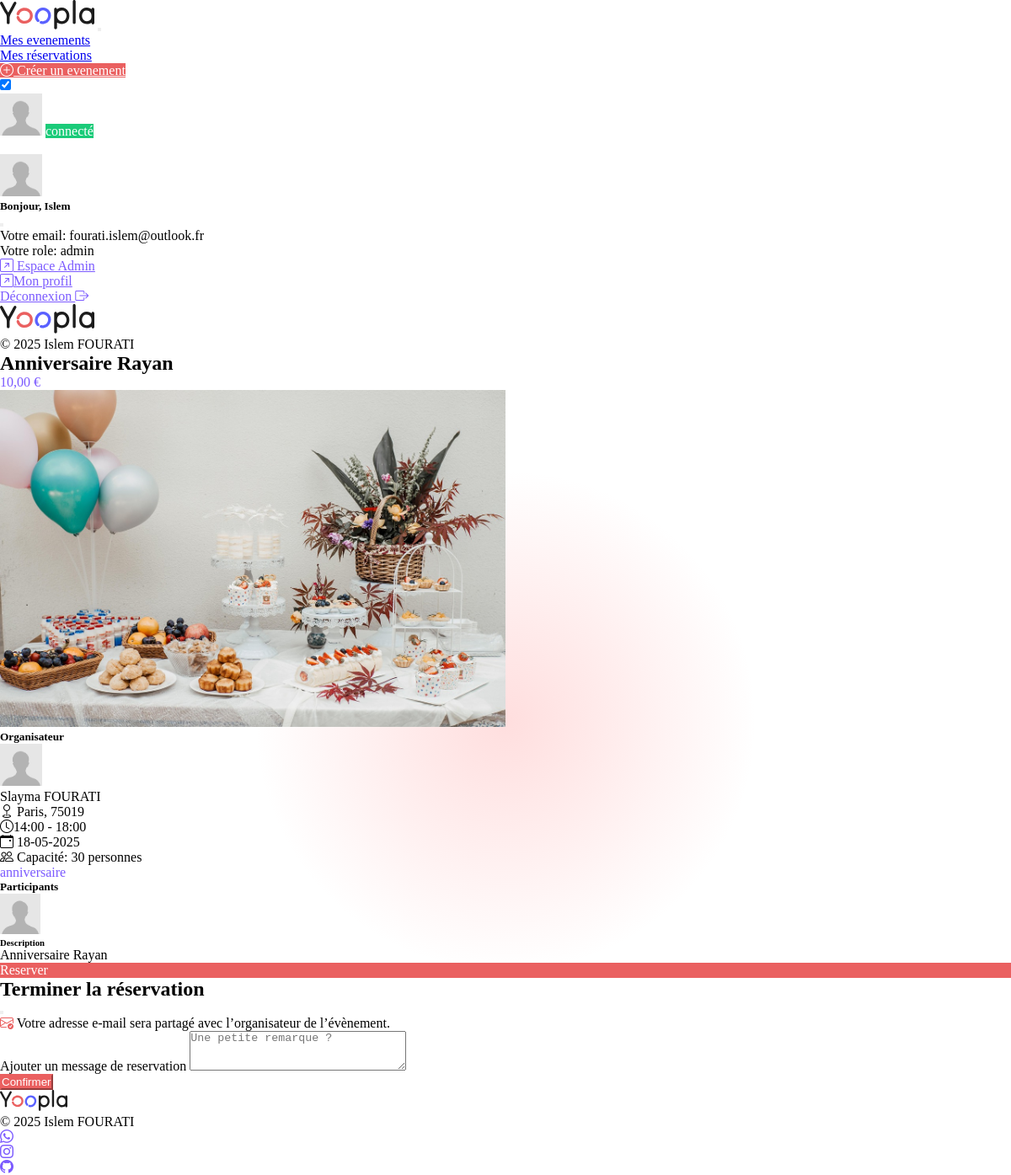
/event/showEvent.php?ID_Event=5 (signed in), run on the app's committed database.
### tables this page shows
CREATE TABLE `events` (
  `ID_Event` int NOT NULL,
  `ID_User` int NOT NULL,
  `photo` varchar(255) NOT NULL,
  `description` text NOT NULL,
  `title` varchar(255) NOT NULL,
  `categorie` varchar(255) NOT NULL,
  `date_start` date NOT NULL,
  `date_end` date NOT NULL,
  `time_start` time NOT NULL,
  `time_end` time NOT NULL,
  `zip_code` varchar(50) NOT NULL,
  `city` varchar(50) NOT NULL,
  `country` varchar(50) DEFAULT NULL,
  `capacity` int UNSIGNED NOT NULL DEFAULT '0',
  `price` decimal(10,2) DEFAULT NULL
);

CREATE TABLE `users` (
  `ID_User` int NOT NULL,
  `firstName` varchar(255) NOT NULL,
  `lastName` varchar(255) NOT NULL,
  `photo_profil` varchar(255) DEFAULT NULL,
  `civility` enum('f','h') NOT NULL,
  `email` varchar(255) NOT NULL,
  `password` varchar(255) NOT NULL,
  `checkAdmin` enum('user','admin') NOT NULL DEFAULT 'user'
);

### inc/functions.inc.php (called while the page is built, shortened)
<?php
$info = '';
function showEventViaId(int $id): array
{
    try {
        $cnx = connexionBdd();
        $sql = "SELECT
        e.ID_Event, e.photo, e.description, e.title, e.categorie,
                    e.date_start, e.date_end, e.time_start, e.time_end,
                    e.zip_code, e.city, e.country, e.capacity, e.price,
                    u.firstName, u.lastName, u.ID_User, u.photo_profil -- Select user's names from the users table
                FROM
                    events e -- Alias event table as 'e'
                INNER JOIN
                    users u ON e.ID_User = u.ID_User -- Join condition
                WHERE e.ID_Event = :id";
        $request = $cnx->prepare($sql);
        $request->execute(array(':id' => $id));
        $result = $request->fetch();
        return $result;
    } catch (Exception $e) {
        global $info;
        $info = alert("Une erreur s'est produite lors de la recherche de l'événement.", "danger");
        return [];
    }
}
function reservationExists(int $ID_User, int $ID_Event): bool
{
    try {
        $cnx = connexionBdd();
        $sql = "SELECT * FROM reservations WHERE ID_User = :ID_User AND ID_Event = :ID_Event";
        $request = $cnx->prepare($sql);
        $request->execute(array(
            ':ID_User' => $ID_User,
            ':ID_Event' => $ID_Event
        ));
        $result = $request->fetch();
        return !empty($result);
    } catch (Exception $e) {
        global $info;
        $info = alert("Une erreur s'est produite lors de la recherche de la reservation." . $e->getMessage(), "danger");
        return false;
    }
}
function getUsersByIds(array $ids): array
{
    try {
        $cnx = connexionBdd();
        $placeholders = implode(',', array_fill(0, count($ids), '?'));
        $sql = "SELECT * FROM users WHERE ID_User IN ($placeholders)";
        $stmt = $cnx->prepare($sql);
        $stmt->execute($ids);
        return $stmt->fetchAll(PDO::FETCH_ASSOC);
    } catch (Exception $e) {
        global $info;
        $info .= alert('Une erreur s\'est produite lors de la récupération des utilisateurs.' . $e->getMessage(), 'danger');
        return [];
    }
}

### event/showEvent.php (the view, shortened to what this page needs)
<?php
require_once '../inc/functions.inc.php';
if (isset($_GET) && isset($_GET['ID_Event']) && !empty($_GET['ID_Event'])) {
    $idEvent = htmlentities($_GET['ID_Event']);
    if (is_numeric($idEvent)) {
        $event = showEventViaId($_GET['ID_Event']);
        $id_user_event = $event['ID_User'];
    } else {
        header('location:index.php');
    }
}
$event_city = $event['city'] ?? 'Ville inconnue';
$event_zip = $event['zip_code'] ?? 'zip_code inconnu';
$event_price = $event['price'] ?? 0.00;
$formatted_price = ($event_price > 0) ? number_format($event_price, 2, ',', ' ') . ' €' : 'GRATUIT';
$image_event = BASE_URL . '/assets/images/' . $event['photo'];
$idEvent = intval($_GET['ID_Event']);
$userIds = getReservationsByEventId($idEvent);
$users = [];
if (!empty($userIds)) {
    $users = getUsersByIds($userIds);
}
require_once '../inc/header.inc.php';
?>
<section class="container position-relative">
    <div class="container d-flex justify-content-around m-3">
        <h1 class="text-center p-2 fw-bold m-2"><?= $event['title'] ?? 'Titre non disponible'; ?></h1>
        <p class="text-center fw-bold m-2 p-2 text-yoopla-blue tracking-wider lh-lg fs-4"><?= $formatted_price ?></p>
    </div>
    <div class="container">
        <img src="<?php
                    echo $image_event
                    ?>" class="card-img-top rounded-4" style="height:25rem; object-fit: cover;" alt="image evenement" title="image evenement">
    </div>
    <div>
        <h5 class="fw-medium m-2">Organisateur</h5>
        <div class="d-flex align-items-center justify-content-start">
            <?php
            $photo_profil_default = BASE_URL . 'assets/images/default-img/default_avatar.jpg';
            ?>
            <img src="<?= $photo_profil_org ?? $photo_profil_default ?>" class="rounded-circle" width="50" height="50" alt="image de profil par défaut" title="Organisateur de l'evenement">
            <p class="fw-bold m-3"><?= ($event['firstName'] ?? '') . ' ' . ($event['lastName'] ?? ''); ?></p>
        </div>
        <div class="d-flex align-items-center flex-wrap justify-content-evenly">
            <p><i class="bi bi-geo"></i> <?= $event_city ?>, <?= $event_zip ?></p>
            <div class="d-flex justify-content-between align-items-center">
                <p class="text-light-dark"><i class="bi bi-clock"></i><?= date('H:i', strtotime($event['time_start'])) . ' - ' . date('H:i', strtotime($event['time_end'])); ?>
                </p>
                <p>
                <p class="text-light-dark ms-3"><i class="bi bi-calendar-event mx-2"></i> <?= date('d-m-Y', strtotime($event['date_start'])) ?></p>
            </div>
            <p><i class="bi bi-people"></i> Capacité: <?= $event['capacity'] ?> personnes</p>
            <div class="fs-6 btn rounded-5 px-4 fw-medium shadow-sm yoopla-secondary mb-3"><?= $event['categorie'] ?? 'Categorie inconnue' ?></div>
        </div>
        <div>
            <h5 class="fw-medium m-2">Participants</h5>
            <div class="avatar-stack m-4">
                <?php
                $photo_default = BASE_URL . 'assets/images/default-img/default_avatar.jpg';
                if (!empty($users) && is_array($users)) {
                    $maxVisible = 4;
                    foreach (array_slice($users, 0, $maxVisible) as $index => $user) {
                        $photo = !empty($user['photo_profil'])
                            ? BASE_URL . 'assets/images/profils/' . htmlspecialchars($user['photo_profil'])
                            : $photo_default;
                        $title = $user['firstName'] . ' ' . $user['lastName'] . ($index + 1);
                        echo '<img class="avatar" style="height:3rem; width:3rem" src="' . $photo . '" title="' . $title . '" alt="image_avatar" />';
                    }
                } else {
                    echo '<p>Aucun participant pour l\'instant</p>';
                }
                ?>
            </div>
        </div>
        <div class="m-3 container bg-discovery-subtle rounded-4 p-3">
            <h6>Description</h6>
            <p><?= $event['description'] ?? 'Pas de description.'; ?></p>
        </div>
        <div class="d-flex justify-content-center">
            <?php
            if (isset($_SESSION['user']) && $_SESSION['user']['ID_User'] != $id_user_event) {
                if (reservationExists($_SESSION['user']['ID_User'], $event['ID_Event'])) {
                    $reservation = reservationExists($_SESSION['user']['ID_User'], $event['ID_Event']);
                    $info = alert("Vous avez deja une reservation pour cet evenement", "warning");
            ?>
                    <div class="btn btn-success fw-medium rounded-5 px-4 py-2 shadow m-3 text-decoration-none btn-lg ">Déja réservé <i class="mt-0 bi bi-check text-light"></i></div>
                <?php } else { ?>
                    <div class="btn btn-yoopla-primary fw-medium rounded-5 px-4 py-2 shadow m-3" data-bs-toggle="modal" data-bs-target="#exampleModal">Reserver</div>
                <?php } ?>
            <?php } else { ?>
                <div><a href=" login.php" class="btn btn-yoopla-primary fw-medium rounded-5 px-4 py-2 shadow m-3 text-decoration-none text-light">Se connecter</a></div>
            <?php } ?>
            <div class="modal fade" id="exampleModal" tabindex="-1" aria-labelledby="exampleModalLabel" aria-hidden="true">
                <div class="modal-dialog">
                    <div class="modal-content">
                        <div class="modal-header">
                            <h1 class="modal-title fs-5 mx-auto text-center" id="exampleModalLabel">Terminer la réservation</h1>
                            <button type="button" class="btn-close" data-bs-dismiss="modal" aria-label="Close"></button>
                        </div>
                        <div class="modal-body">
                            <p class="text-regular mx-auto text-center"><i class="bi bi-envelope-check text-yoopla-red fs-5"></i> Votre adresse e-mail sera partagé avec l’organisateur de l’évènement.</p>
                            <form action="#" method="POST">
                                <label for="message" class="form-label mb-3">Ajouter un message de reservation</label>
                                <textarea name="message" id="message" cols="30" rows="3" placeholder="Une petite remarque ?" class="form-control"></textarea>
                                <div class="modal-footer d-flex justify-content-center">
                                    <button type="submit" name="submit" class="mx-center btn btn-yoopla-primary fw-regular rounded-5 px-5 py-2 shadow m-3 mx-auto">Confirmer</button>
                                </div>
                            </form>
                        </div>
                    </div>
                </div>
            </div>
        </div>
    </div>
</section>
<?php
require_once '../inc/footer.inc.php';

### assets/css/styles.css (style rules this page uses)
* { box-sizing: border-box; margin: 0; padding: 0; }

### data on the page
events: title "Anniversaire Rayan", price "10,00 €", photo (picture), ID_User.firstName "Slayma", ID_User.lastName "FOURATI", city "Paris", zip_code "75019", time_start "14:00", time_end "18:00", date_start "18-05-2025", capacity "30", categorie "anniversaire", description "Anniversaire Rayan"

### other printed values
$_SESSION['user']['firstName'] "Islem"
$_SESSION['user']['email'] "fourati.islem@outlook.fr"
$_SESSION['user']['checkAdmin'] "admin"
